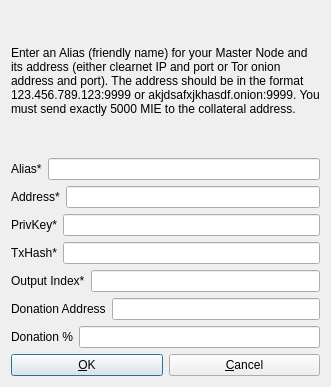
<?xml version="1.0" encoding="UTF-8"?>
<ui version="4.0">
 <class>AddEditAdrenalineNode</class>
 <widget class="QDialog" name="AddEditAdrenalineNode">
  <property name="geometry">
   <rect>
    <x>0</x>
    <y>0</y>
    <width>331</width>
    <height>387</height>
   </rect>
  </property>
  <property name="windowTitle">
   <string>Add/Edit Motile Node</string>
  </property>
  <property name="modal">
   <bool>true</bool>
  </property>
  <layout class="QVBoxLayout" name="verticalLayout">
   <item>
    <widget class="QLabel" name="label_9">
     <property name="sizePolicy">
      <sizepolicy hsizetype="Preferred" vsizetype="Expanding">
       <horstretch>0</horstretch>
       <verstretch>0</verstretch>
      </sizepolicy>
     </property>
     <property name="text">
      <string>&lt;html&gt;&lt;head/&gt;&lt;body&gt;&lt;p&gt;Enter an Alias (friendly name) for your Master Node and its address (either clearnet IP and port or Tor onion address and port). The address should be in the format 123.456.789.123:9999 or akjdsafxjkhasdf.onion:9999. You must send exactly 5000 MIE to the collateral address.&lt;/p&gt;&lt;/body&gt;&lt;/html&gt;</string>
     </property>
     <property name="wordWrap">
      <bool>true</bool>
     </property>
    </widget>
   </item>
   <item>
    <layout class="QHBoxLayout" name="horizontalLayout_4">
     <property name="bottomMargin">
      <number>0</number>
     </property>
     <item>
      <widget class="QLabel" name="label_4">
       <property name="text">
        <string>Alias*</string>
       </property>
      </widget>
     </item>
     <item>
      <widget class="QLineEdit" name="aliasLineEdit"/>
     </item>
    </layout>
   </item>
   <item>
    <layout class="QHBoxLayout" name="horizontalLayout_5">
     <property name="bottomMargin">
      <number>0</number>
     </property>
     <item>
      <widget class="QLabel" name="label_6">
       <property name="text">
        <string>Address*</string>
       </property>
      </widget>
     </item>
     <item>
      <widget class="QLineEdit" name="addressLineEdit"/>
     </item>
    </layout>
   </item>
   <item>
    <layout class="QHBoxLayout" name="horizontalLayout_3">
     <property name="bottomMargin">
      <number>0</number>
     </property>
     <item>
      <widget class="QLabel" name="label_5">
       <property name="text">
        <string>PrivKey*</string>
       </property>
      </widget>
     </item>
     <item>
      <widget class="QLineEdit" name="privkeyLineEdit"/>
     </item>
    </layout>
   </item>
   <item>
    <layout class="QHBoxLayout" name="horizontalLayout_2">
     <property name="bottomMargin">
      <number>0</number>
     </property>
     <item>
      <widget class="QLabel" name="label_2">
       <property name="text">
        <string>TxHash*</string>
       </property>
      </widget>
     </item>
     <item>
      <widget class="QLineEdit" name="txhashLineEdit"/>
     </item>
    </layout>
   </item>
   <item>
    <layout class="QHBoxLayout" name="horizontalLayout_8">
     <property name="bottomMargin">
      <number>0</number>
     </property>
     <item>
      <widget class="QLabel" name="label_8">
       <property name="text">
        <string>Output Index*</string>
       </property>
      </widget>
     </item>
     <item>
      <widget class="QLineEdit" name="outputindexLineEdit"/>
     </item>
    </layout>
   </item>
   <item>
    <layout class="QHBoxLayout" name="horizontalLayout_6">
     <property name="bottomMargin">
      <number>0</number>
     </property>
     <item>
      <widget class="QLabel" name="label_3">
       <property name="text">
        <string>Donation Address</string>
       </property>
      </widget>
     </item> 
     <item>
      <widget class="QLineEdit" name="donationaddressLineEdit"/>
     </item>
    </layout>
   </item>
   <item>
    <layout class="QHBoxLayout" name="horizontalLayout_7">
     <property name="bottomMargin">
      <number>0</number>
     </property>
     <item>
      <widget class="QLabel" name="label_7">
       <property name="text">
        <string>Donation %</string>
       </property>
      </widget>
     </item>
     <item>
      <widget class="QLineEdit" name="donationpercentageLineEdit"/>
     </item>
    </layout>
   </item>
   <item>
    <layout class="QHBoxLayout" name="horizontalLayout_Buttons">
     <item>
      <widget class="QPushButton" name="okButton">
       <property name="text">
        <string>&amp;OK</string>
       </property>
      </widget>
     </item>
     <item>
      <widget class="QPushButton" name="cancelButton">
       <property name="text">
        <string>&amp;Cancel</string>
       </property>
       <property name="autoDefault">
        <bool>false</bool>
       </property>
      </widget>
     </item>
    </layout>
   </item>
  </layout>
 </widget>
 <resources/>
 <connections/>
</ui>
